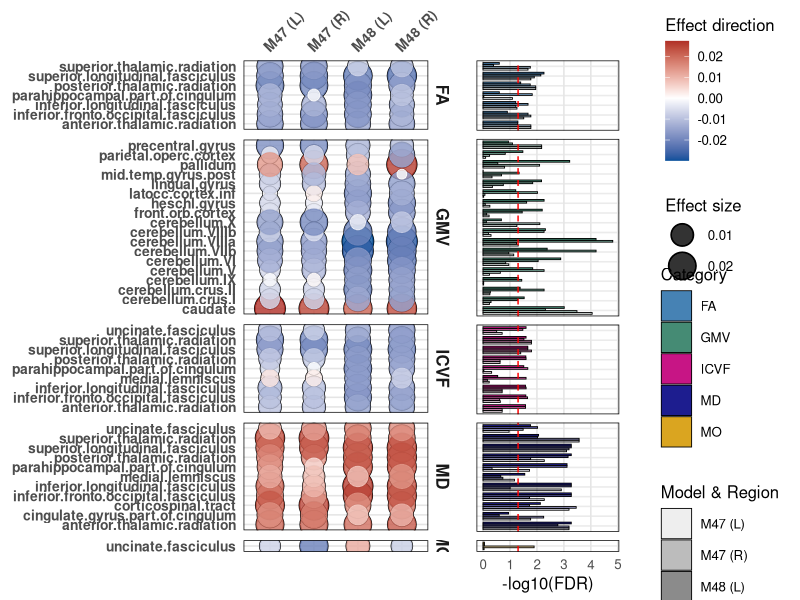
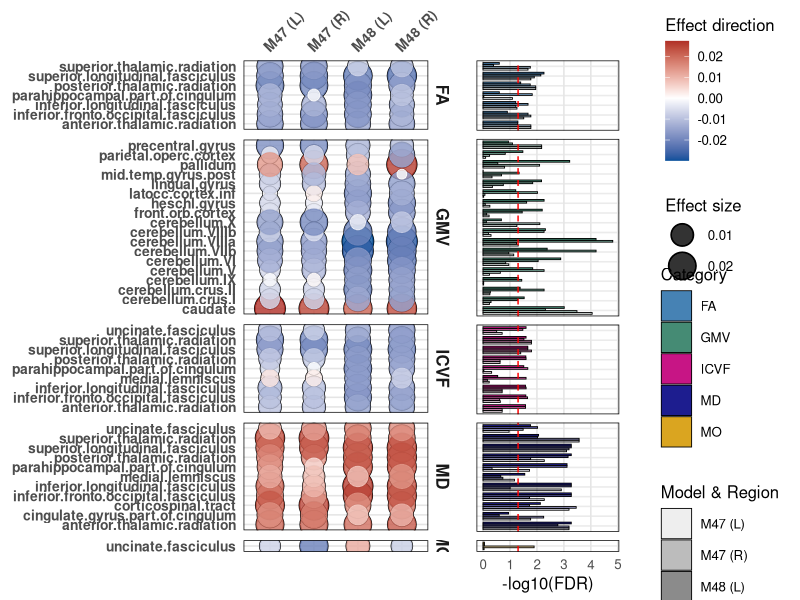

Write R code to recreate these figures, in order.
library(tidyverse)
library(cowplot)
library(readxl)
library(tidyverse)
library(ggplot2)
library(dplyr)
library(patchwork)
library(dplyr)
library(tidyr)
library(readxl)
library(writexl)
getwd()
setwd("") 


# 1. Read and preprocess data
aa <- read_excel("brainMRI_data_FDR.xlsx", sheet = 1)
aa$outcome <- make.names(aa$outcome)

# Data Conversion (Retain Region Information)
transformed_data <- aa %>%
  select(term, standardized_estimate, FDR, outcome, Region) %>%
  pivot_wider(
    names_from = term,
    values_from = c(standardized_estimate, FDR),
    names_glue = "{term}_{.value}"
  ) %>%
  rename(Metric = outcome) %>%
  select(
    Metric,
    Region,
    M47_status_standardized_estimate,
    M48_status_standardized_estimate,
    M47_status_FDR,
    M48_status_FDR
  ) %>%
  rename(
    M47_status = M47_status_standardized_estimate,
    M48_status = M48_status_standardized_estimate,
    M47_FDR = M47_status_FDR,
    M48_FDR = M48_status_FDR
  )

aa <- transformed_data

# 2. Clean up the indicator names (remove the left and right marks)

aa <- aa %>%
  mutate(
    Metric = gsub("^IDP\\.T1\\.FAST\\.ROIs\\.", "", Metric),
    Metric = gsub("^Weighted\\.mean\\.", "", Metric),
    Metric = gsub("\\.orientation\\.dispersion\\.index\\.\\.in\\.tract\\.", "", Metric),
    Metric = gsub("\\.diffusion\\.tensor\\.mode\\.\\.in\\.tract\\.", "", Metric),
    Metric = gsub("\\.mean\\.diffusivity\\.\\.in\\.tract\\.", "", Metric),
    Metric = gsub("\\.isotropic\\.or\\.free\\.water\\.volume\\.fraction\\.\\.in\\.tract\\.", "", Metric),
    Metric = gsub("\\.intra\\.cellular\\.volume\\.fraction\\.\\.in\\.tract\\.", "", Metric),
    Metric = gsub("\\.fractional\\.anisotropy\\.\\.in\\.tract\\.", "", Metric),
    Metric = gsub("\\.\\.from\\.dMRI\\.data\\.$", "", Metric),
    # Remove the left and right marks (retain the names of the main parts)
    Metric_modified = str_remove(Metric, "^(FA|MD|MO|OD|ICVF|ISOVF)\\.(left|right)\\."),
    Metric_modified = str_remove(Metric_modified, "^(L|R)\\.")
  )

# 3. Add the Category category
aa <- aa %>%
  mutate(
    Category = case_when(
      grepl("^L|^R", Metric) ~ "GMV",
      grepl("^FA", Metric) ~ "FA",
      grepl("^MD", Metric) ~ "MD",
      grepl("^MO", Metric) ~ "MO",
      grepl("^OD", Metric) ~ "OD",
      grepl("^ICVF", Metric) ~ "ICVF",
      grepl("^ISOVF", Metric) ~ "ISOVF",
      TRUE ~ "Other"
    )
  )

# 4.-log10(FDR)
aa <- aa %>%
  mutate(
    M47_log_FDR = -log10(M47_FDR),
    M48_log_FDR = -log10(M48_FDR)
  )

# 5. Sorting (by Category and maximum FDR value, GMV is ranked first)
aa <- aa %>% 
  arrange(factor(Category, levels = c("GMV", "FA", "MD", "MO", "OD", "ICVF", "ISOVF")), 
          desc(pmax(M47_log_FDR, M48_log_FDR))) %>%
  mutate(Metric = factor(Metric, levels = unique(Metric)))

# 6. Create plotting data (Solve NA problems)
plot_data <- bind_rows(
  # M47L
  aa %>% filter(Region == "L") %>% 
    select(Metric, Metric_modified, Category, status = M47_status, FDR = M47_FDR) %>%
    mutate(model_region = "M47_L"),
  # M47R
  aa %>% filter(Region == "R") %>% 
    select(Metric, Metric_modified, Category, status = M47_status, FDR = M47_FDR) %>%
    mutate(model_region = "M47_R"),
  # M48L
  aa %>% filter(Region == "L") %>% 
    select(Metric, Metric_modified, Category, status = M48_status, FDR = M48_FDR) %>%
    mutate(model_region = "M48_L"),
  # M48R
  aa %>% filter(Region == "R") %>% 
    select(Metric, Metric_modified, Category, status = M48_status, FDR = M48_FDR) %>%
    mutate(model_region = "M48_R")
) %>%
  mutate(
    model_region = factor(model_region,
                          levels = c("M47_L", "M47_R", "M48_L", "M48_R"),
                          labels = c("M47 (L)", "M47 (R)", "M48 (L)", "M48 (R)"))
  )

# 7. Define color mapping
category_colors <- c(
  GMV = "#458B74",
  FA = "#4682B4",
  MD = "#1D1D8F",
  MO = "#DAA520",
  OD = "#CD5B45",
  ICVF = "#C71585",
  ISOVF = "#91D1C2",
  Other = "gray"
)

# 8. Create a bubble chart (no legend displayed, to be added uniformly later)
bubble_plot <- ggplot(plot_data, aes(x = model_region, y = Metric_modified)) +
  geom_point(aes(size = abs(status)), color = "black", shape = 1, stroke = 0.8) +
  geom_point(aes(size = abs(status), color = status), alpha = 0.8) +
  scale_size_continuous(range = c(3, 10), name = "Effect size") +
  scale_color_gradient2(
    low = "#08519C",
    mid = "white",
    high = "#A50F15",
    midpoint = 0,
    name = "Effect direction"
  ) +
  scale_x_discrete(position = "top") +
  labs(x = NULL, y = NULL) +
  theme_minimal(base_size = 12) +
  theme(
    legend.position = "none",  # Do not show the legend for now
    panel.grid.major.y = element_line(color = "grey90"),
    panel.grid.minor = element_blank(),
    axis.text.x = element_text(angle = 45, hjust = 0, face = "bold", size = 10),
    axis.text.y = element_text(face = "bold", size = 10),
    strip.text = element_text(face = "bold", size = 12),
    panel.spacing = unit(0.5, "lines"),
    panel.border = element_rect(fill = NA, color = "black", linewidth = 0.5)
  ) +
  facet_grid(Category ~ ., scales = "free_y", space = "free_y")

# 9. Create an FDR bar chart (distinguishing left from right)

fdr_data <- plot_data %>%
  mutate(
    model = str_extract(model_region, "M47|M48"),
    region = str_extract(model_region, "\\(L\\)|\\(R\\)") %>% 
      str_remove_all("[()]"),
    log_FDR = -log10(FDR)
  ) %>%
  unite("model_region", model, region, sep = "_") %>%
  mutate(model_region = factor(model_region, 
                               levels = c("M47_L", "M47_R", "M48_L", "M48_R"),
                               labels = c("M47 (L)", "M47 (R)", "M48 (L)", "M48 (R)")))

fdr_plot <- ggplot(fdr_data, aes(y = Metric_modified, x = log_FDR, 
                                 fill = Category, alpha = model_region)) +
  geom_col(position = position_dodge(width = 0.8), width = 0.7, 
           color = "black", linewidth = 0.3) +
  geom_vline(xintercept = -log10(0.05), linetype = "dashed", color = "red") +
  scale_fill_manual(values = category_colors, name = "Category") +
  scale_alpha_manual(
    values = c("M47 (L)" = 0.1, "M47 (R)" = 0.4, "M48 (L)" = 0.7, "M48 (R)" = 1),
    name = "Model & Region"
  ) +
  labs(x = "-log10(FDR)", y = NULL) +
  theme_minimal(base_size = 12) +
  theme(
    axis.text.y = element_blank(),
    axis.ticks.y = element_blank(),
    panel.grid.major.x = element_line(color = "grey90"),
    panel.grid.minor = element_blank(),
    panel.border = element_rect(fill = NA, color = "black", linewidth = 0.5),
    legend.position = "right",
    legend.box = "vertical",
    legend.spacing.y = unit(0.2, "cm"),
    legend.key.size = unit(0.8, "cm"),
    plot.margin = margin(5, 15, 5, 5),
    strip.text = element_blank()
  ) +
  facet_grid(Category ~ ., scales = "free_y", space = "free_y")

# 10. Combined graphics
# Extract Legend
legend_bubble <- cowplot::get_legend(
  bubble_plot + 
    guides(size = guide_legend(order = 1), color = guide_legend(order = 2)) +
    theme(legend.position = "right",
          legend.box = "vertical",
          legend.spacing.y = unit(0.5, "cm"))
)

legend_fdr <- cowplot::get_legend(
  fdr_plot + 
    guides(fill = guide_legend(order = 1), alpha = guide_legend(order = 2)) +
    theme(legend.position = "right",
          legend.box = "vertical",
          legend.spacing.y = unit(0.5, "cm"))
)

# Combined main Image (without Legend)
main_plot <- bubble_plot + fdr_plot + 
  plot_layout(widths = c(4, 1.5)) & 
  theme(legend.position = "none")

# Add legend to the main image
final_plot <- main_plot +
  inset_element(legend_bubble, left = 0.9, bottom = 0.7, right = 1, top = 1) +
  inset_element(legend_fdr, left = 0.9, bottom = 0.4, right = 1, top = 0.65) +
  plot_annotation(theme = theme(plot.margin = margin(1, 5, 1, 1, "cm")))
# 1. Create a bubble chart (with legend)
bubble_plot_with_legend <- bubble_plot +
  theme(legend.position = "right",
        legend.box = "vertical",
        legend.spacing.y = unit(0.5, "cm"))

# 2. Create an FDR bar chart (with legend)
fdr_plot_with_legend <- fdr_plot +
  theme(legend.position = "right",
        legend.box = "vertical",
        legend.spacing.y = unit(0.5, "cm"))

# 3. Extract the legend
legend_bubble <- get_legend(bubble_plot_with_legend)
legend_fdr <- get_legend(fdr_plot_with_legend)

# 4. Create a main image without legends
bubble_plot_no_legend <- bubble_plot + theme(legend.position = "none")
fdr_plot_no_legend <- fdr_plot + theme(legend.position = "none")

# 5. Use plot_grid to combine graphs
combined_plot <- plot_grid(
  bubble_plot_no_legend, 
  fdr_plot_no_legend,
  nrow = 1,
  align = "h",
  axis = "tb",
  rel_widths = c(4, 1.5)
)

# 6. Add legends

final_plot <- plot_grid(
  combined_plot,
  plot_grid(legend_bubble, legend_fdr, ncol = 1),
  nrow = 1,
  rel_widths = c(8, 2)
)



# 7. Save the graphics
ggsave("brian_MRI.pdf",
       final_plot, 
       width = 8,
       height = 4 + length(unique(plot_data$Metric))*0.15,
       device = cairo_pdf,
       limitsize = FALSE)

# Display Graphics
print(final_plot)



